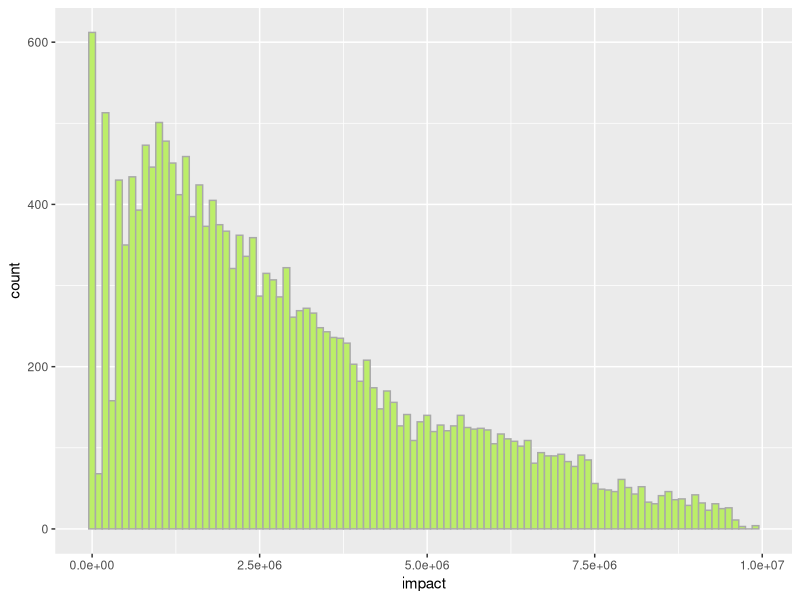
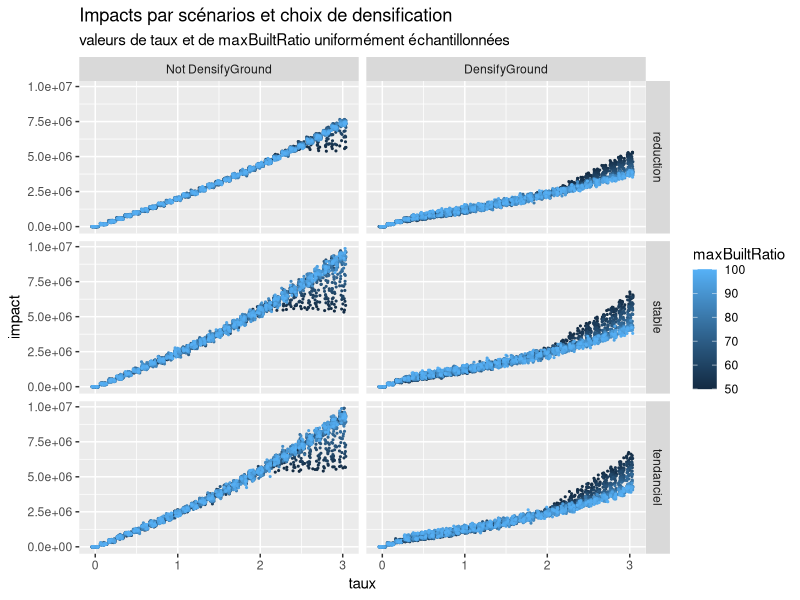

Reproduce these figures in R, in order. (Note: this script raises an error after producing the figures.)
library(ggplot2)




#################################
# A partir du fichier agrégé
###################################

dd <-  read.csv("directSamplingfulldataframe.csv")

#distribution des impacts 
pniv <-  ggplot(dd, aes(impact))+
  geom_histogram( fill="darkolivegreen2", colour="darkgrey", binwidth = 100000 )
pniv


dd$densifyGround

# dynamiques cohérentes avec maxBuilt Ratio et densifyGround


#on change le booelan densifyGround en facteurs
# attention à l'ordre des levels de facteurs : levels(factor(dd$densifyGround))
dd$densifyGround <- factor(dd$densifyGround, labels=c("Not DensifyGround", "DensifyGround"))


pp <-  ggplot(dd, aes(taux,  impact,scenario,maxBuiltRatio,densifyGround))+
geom_jitter(aes( color=maxBuiltRatio), height = 0.4, size = 0.4 )+
  facet_grid(rows = vars(scenario), cols = vars(densifyGround))+
  ggtitle("Impacts par scénarios et choix de densification", subtitle = "valeurs de taux et de maxBuiltRatio uniformément échantillonnées")
pp




# pour un taux de croissance variant dans une petite fenètre 
ddd <-  dd %>% filter(between(taux, 1.0, 1.5))
  
#histogramme des impacts par taux
pImpByTaux <-  ggplot(dd, aes(impact))+
  geom_histogram(aes(fill=factor(taux)), color="gray", binwidth = 200000)+
  facet_grid(rows = vars(densifyGround))+
  labs(y="effectif")+
  scale_fill_discrete("taux")

pImpByTaux



# pour un taux de croissance variant dans une petite fenètre 
ddd <-  dd %>% filter(between(taux, 2.5, 3))

pImpByTaux2 <-  ggplot(ddd, aes(impact))+
  geom_histogram(aes(fill=factor(taux)), color="gray", binwidth = 200000)+
  facet_grid(rows = vars(densifyGround))+
  labs(y="effectif")+
  scale_fill_discrete("taux")

pImpByTaux2



#pour un quartile d'impact 
dddd <-  dd %>%  filter(impact > quantile(dd$impact, probs = 0.75))


ppQ4 <-  ggplot(dddd, aes(taux,  impact,scenario,maxBuiltRatio,densifyGround))+
  geom_jitter(aes( color=maxBuiltRatio), height = 0.4, size = 0.4 )+
  facet_grid(rows = vars(scenario), cols = vars(densifyGround))+
  ggtitle("Quatrième quartile des Impacts, par scénarios et choix de densification", subtitle = "valeurs de taux et de maxBuiltRatio uniformément échantillonnées")
ppQ4





# on ajoute des variables artificielles
dd$below75 <-  dd$maxBuiltRatio < 75


#on change le booelan densifyGround en facteurs
# attention à l'ordre des levels de facteurs : 
dd$below75 <- factor(dd$below75, labels=c("maxBuiltRatio above 75%", "maxBuiltRatio below 75%"))

ppMBR75 <-  ggplot(dd, aes(taux, impact,scenario,below75,densifyGround))+
      geom_jitter(aes( color=scenario  ), height = 0.2, size=0.4)+
      facet_grid(rows = vars((below75)), cols = vars(densifyGround))+
  ggtitle("Régimes d'impact, par choix de densification et maxBuiltRatio ", subtitle = "valeurs de taux et de scénarios uniformément échantillonnées")
ppMBR75
    
    
#autres mesures de sorties : comment se répartit l'impact


names(dd)
ppp <-  ggplot(dd, aes(PopNotPutUp, UnbuiltArea,AvgCellPop,AreaExpansion,,BuiltFloorArea,CellesOpenTiUrb,AvgArtifRate,impact,GrndDensifiedCells))+
  geom_point()
ppp

mes <-  dd[,7:15]

plot(mes)

